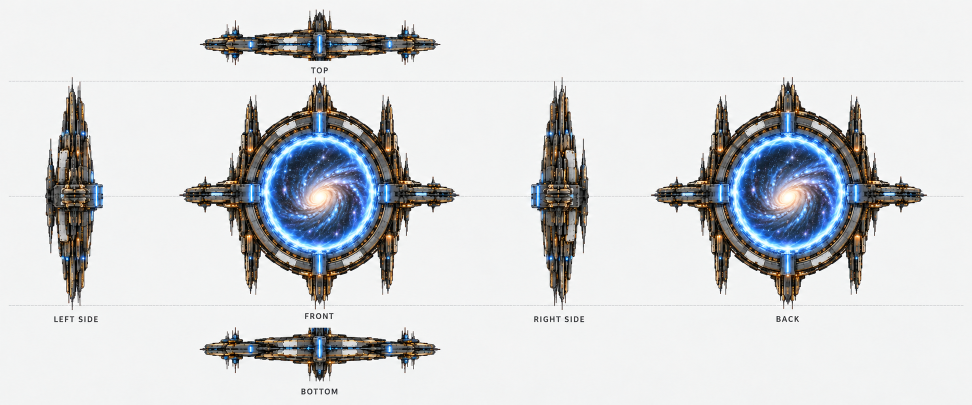
#> input picture client/art-src/ship-models/wormhole-hub-textured-v1/reference-sheet.png, 1944 x 809 px, given in place of small-fortune-reference.png, which was not available (shown at 1/2 size)
$ python build_model.py
#> lines starting #> are read from the running program, lines starting #| are printed output that depends on the picture; after the words box and inside, x2 and y2 are one past the last pixel; in counts of white or black regions, pixels touching at a corner belong together
### client/art-src/ship-models/trader-fleet-v1/build_models.py
"""Reconstruct the three approved trader concepts with the existing fleet pipeline.

Author coordinates follow the TOP drawing: sheet X/Y plus model-unit height.
Exported coordinates are Y up, -Z forward. Native reference pixels are packed
without enlargement; real closed geometry defines every silhouette and opening.
"""
from pathlib import Path
import argparse
import copy
import hashlib
import json
import math
import shutil
import sys

import numpy as np
from PIL import Image

ROOT = Path(__file__).resolve().parent
sys.path.insert(0, str(ROOT.parent / 'mining-fleet-v1'))
from reconstruction import Reconstruction
from texture_mapping import TextureMapping


SPECS = {
    'clean-slate': dict(name='Clean Slate', owner='Ines Varga', center=[246, 436],
        regions=dict(top=[22, 58, 470, 815], bottom=[513, 58, 953, 815],
                     front=[1057, 71, 1662, 277], back=[1052, 352, 1670, 545],
                     side=[958, 618, 1754, 815]),
        sideBaseline=755, sideHeightScale=44, sideRegistration=[[58, 435, 815], [965, 1363, 1750]],
        frontBaseline=228, backBaseline=490, elevationScale=46,
        paintCrop=[140, 275, 204, 363], accentCrop=[403, 293, 412, 345],
        glassCrop=[179, 145, 191, 155], cyanCrop=[1222, 476, 1241, 481],
        engineWallCrop=[1551, 710, 1700, 755],
        counts=dict(cargoBays=6, dockingCollars=2, mainEngines=2, bridges=1, cranes=0, guns=0)),
    'second-wind': dict(name='Second Wind', owner='Mags Halloran', center=[278, 437],
        regions=dict(top=[30, 56, 533, 819], bottom=[550, 55, 979, 820],
                     front=[1105, 24, 1715, 271], back=[1124, 290, 1712, 543],
                     side=[1021, 571, 1750, 815]),
        sideBaseline=748, sideHeightScale=42, sideRegistration=[[56, 275, 443, 819], [1030, 1147, 1225, 1745]],
        frontBaseline=219, backBaseline=475, elevationScale=42,
        starboardSide=[1284, 680, 1592, 793], engineSide=[1607, 666, 1748, 802],
        paintCrop=[236, 273, 295, 325], accentCrop=[232, 373, 240, 425],
        glassCrop=[125, 297, 137, 307], cyanCrop=[1224, 467, 1241, 481],
        engineWallCrop=[1449, 703, 1585, 756],
        counts=dict(cargoBays=1, dockingCollars=1, mainEngines=2, bridges=1, cranes=1, guns=0)),
    'small-fortune': dict(name='Small Fortune', owner='Rafi Mensah', center=[262, 429],
        regions=dict(top=[36, 47, 490, 810], bottom=[533, 48, 980, 811],
                     front=[1067, 49, 1681, 280], back=[1062, 327, 1682, 540],
                     side=[1019, 608, 1756, 800]),
        sideBaseline=753, sideHeightScale=42, sideRegistration=[[47, 321, 810], [1025, 1210, 1750]],
        frontBaseline=229, backBaseline=478, elevationScale=42,
        starboardSide=[1234, 630, 1420, 779], engineSide=[1486, 638, 1752, 783],
        paintCrop=[164, 268, 223, 326], accentCrop=[251, 273, 272, 330],
        glassCrop=[269, 162, 281, 172], cyanCrop=[1155, 473, 1170, 484],
        engineWallCrop=[1556, 714, 1680, 754],
        counts=dict(cargoBays=4, dockingCollars=1, mainEngines=2, bridges=1, cranes=0, guns=0)),
}
for slug, spec in SPECS.items():
    spec.update(id=slug, pixelsPerUnit=[38, 38],
        reference=f'{slug}-reference-v1/{slug}-reference.png',
        triangleBudget=[3500, 11000], patches={})


def extend_edges(rgb, iterations=28):
    """Pad atlas margins for texture filtering; retain native source texels."""
    tile = np.asarray(rgb, np.float32).copy()
    known = tile.min(axis=2) < 237
    for _ in range(iterations):
        weighted = np.pad(tile * known[:, :, None], ((1, 1), (1, 1), (0, 0)))
        valid = np.pad(known.astype(np.float32), 1)
        total, count = np.zeros_like(tile), np.zeros_like(known, np.float32)
        h, w = known.shape
        for dy, dx in ((0, 1), (1, 0), (1, 2), (2, 1), (0, 0), (0, 2), (2, 0), (2, 2)):
            total += weighted[dy:dy+h, dx:dx+w]
            count += valid[dy:dy+h, dx:dx+w]
        fill = ~known & (count > 0)
        tile[fill] = total[fill] / count[fill, None]
        known |= fill
    tile[~known] = (52, 58, 65)
    return tile


class Trader(TextureMapping, Reconstruction):
    def prepare_textures(self):
        folder = self.root / 'textures'
        folder.mkdir(parents=True, exist_ok=True)
        reference = self.root.parents[1] / self.spec['reference']
        shutil.copy2(reference, folder / 'reference-sheet.png')
        rgb = np.asarray(Image.open(reference).convert('RGB'), np.float32)
        atlas = np.full((2048, 2048, 3), (52, 58, 65), np.float32)
        for x0, y0, x1, y1 in self.spec['regions'].values():
            atlas[y0:y1, x0:x1] = extend_edges(rgb[y0:y1, x0:x1])
        strip_path = ROOT.parent / 'mining-fleet-v1/material-strip.png'
        strip = np.asarray(Image.open(strip_path).convert('RGB'), np.float32)
        patches = self.spec['patches']
        for i, (key, sx) in enumerate([('silver', 40), ('dark', 780), ('brass', 1510)]):
            x, y = 544+i*272, 960
            atlas[y:y+256, x:x+256] = strip[100:356, sx:sx+256]
            patches[key] = [x+8, y+8, x+248, y+248]
        trim_path = ROOT / 'material-trims-v2.png'
        trims = np.asarray(Image.open(trim_path).convert('RGB'), np.float32)
        column = list(SPECS).index(self.spec['id'])*512
        atlas[960:1984, :512] = trims[:, column:column+512]
        patches.update(paint=[8,968,504,1208], accent=[8,1232,504,1456],
                       glass=[8,1500,504,1666], service=[8,1700,504,1976],
                       enginewall=[8,968,504,1208])
        # A low side wall needs a long trim, not a cropped tall service door.
        service=Image.fromarray(trims[728:1024,column:column+512].astype('uint8'))
        atlas[1328:1424,544:1056]=np.asarray(service.resize((512,96),Image.Resampling.LANCZOS))
        patches['service']=[552,1332,1048,1420]
        # Tiny light pixels are intentionally constant-color emissive points;
        # they are never used as broad hull or cockpit material.
        x0,y0,x1,y1=self.spec['cyanCrop']
        atlas[1264:1264+y1-y0,544:544+x1-x0]=rgb[y0:y1,x0:x1]
        patches['cyan']=[544.5,1264.5,544+x1-x0-.5,1264+y1-y0-.5]
        r, g, b = atlas.transpose(2, 0, 1)
        # Colored paint never drives emission. Only small bright cyan lights do.
        cyan = np.clip((g-r-35)/95, 0, 1)*np.clip((b-r-45)/95, 0, 1)*np.clip((b-135)/100, 0, 1)
        value = atlas.mean(axis=2)/255
        rough, metal = np.where(value > .52, .59, .48), np.where(value > .52, .22, .43)
        warm = (r > b*1.3) & (r > 110) & (g > b*1.15)
        rough[warm], metal[warm] = .43, .44
        rough[cyan > .3], metal[cyan > .3] = .23, .09
        for data, name in [
            (atlas, self.textures[0]),
            (np.stack([np.ones_like(r), rough, metal], axis=2)*255, self.textures[1]),
            (atlas*cyan[:, :, None], self.textures[2])]:
            Image.fromarray(data.clip(0, 255).astype('uint8')).save(folder / name)
        self.materials[0]['name'] = self.spec['name'] + ' / painted hull and fittings'
        self.materials[1]['name'] = 'Ventral / ' + self.spec['name']
        self.sources = [reference, strip_path, trim_path]

    # [291 lines left out: functions export, loft, bolts, canopy, second_wind_command_module, docking and 4 more, not called in this run]


BUILDERS={'clean-slate':build_clean_slate,'second-wind':build_second_wind,'small-fortune':build_small_fortune}


def build_one(slug):
    out=ROOT.parent/(slug+'-textured-v1')
    out.mkdir(parents=True,exist_ok=True)
    model=Trader(out,copy.deepcopy(SPECS[slug]))
    model.prepare_textures()
    BUILDERS[slug](model)
    model.export()
    return out


# [7 lines that do not run on import are left out]

### client/art-src/ship-models/authority-arbiter-textured-v1/reconstruction.py
"""Authority Arbiter reconstruction using the existing NumPy fleet workflow.

Author X/Y is the plan plane, Z is height. Exported assets use Y up, -Z front.
Every physical face has non-collapsed reference UVs, including caps and walls.
"""
from pathlib import Path
from collections import defaultdict
import json
import hashlib
import math
import shutil
import struct
import numpy as np
from PIL import Image
from pipeline_geometry import unit, triangulate


class Reconstruction:
    def __init__(self, root, spec):
        self.root, self.spec = Path(root), spec
        self.parts, self.sockets = [], []
        self.current_assembly = 'hull'
        self.assemblies = {'hull': {'pivot': [0,0,0], 'role': 'static-armor'}}
        self.materials = []
        for name in ('Authority ivory, navy and antique gold', 'Ventral hangar and keel plating'):
            self.materials.append(dict(name=name, pbrMetallicRoughness=dict(
                baseColorFactor=[1, 1, 1, 1], metallicFactor=1, roughnessFactor=1,
                baseColorTexture={'index': 0}, metallicRoughnessTexture={'index': 1}),
                emissiveTexture={'index': 2}, emissiveFactor=[.65, .65, .65]))
        self.textures = [spec['id']+'-basecolor.jpg',spec['id']+'-metallic-roughness.png',spec['id']+'-emissive.png']
        self.texture_resolution=1024
        self.mapping_seed=0

    # [193 lines left out: functions point, prepare_textures, plan_uv, face_uv, mesh, slab and 3 more, not called in this run]

    def cylinder(self,name,a,b,r,style='silver',segments=12):
        a,b = np.array(a),np.array(b)
        self.lathe(name,a,b-a,[(0,r),(np.linalg.norm(b-a),r)],segments,style,style)

    # [4 lines left out: function socket, not called in this run]

    def assembly(self,name,pivot=(0,0,0),role='static-armor'):
        self.current_assembly=name
        self.assemblies[name]={'pivot':list(pivot),'role':role}

    # [96 lines left out: function export, not called in this run]

### client/art-src/ship-models/small-fortune-textured-v1/build_model.py
"""Rebuild Small Fortune with the shared trader reconstruction source."""
from pathlib import Path
import sys
sys.path.insert(0,str(Path(__file__).resolve().parent.parent/'trader-fleet-v1'))
from build_models import build_one
if __name__=='__main__':
    build_one('small-fortune')
#> the loop in prepare_textures, `for x0, y0, x1, y1 in self.spec['regions'].values():` made 1 pass
#> pass 1, in extend_edges, `tile = np.asarray(rgb, np.float32).copy()`:
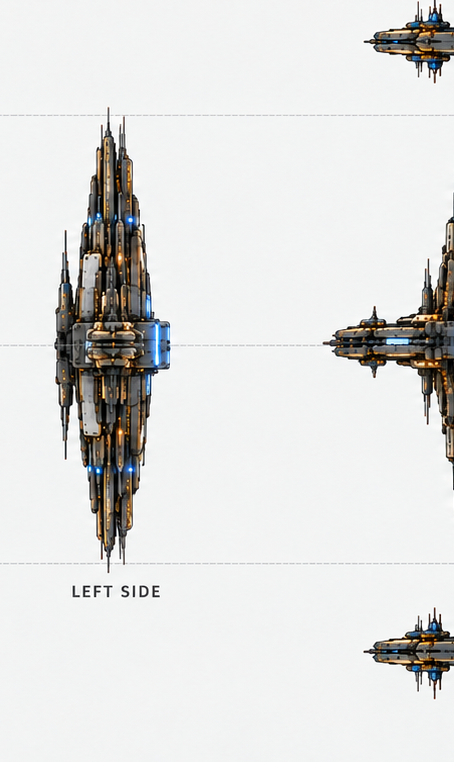
#> tile: shape (762, 454, 3) float32; mean of channels 0, 1, 2 222.6, 222.5, 221.5; drawn as R, G, B
#> pass 1, in extend_edges, `known = tile.min(axis=2) < 237`:
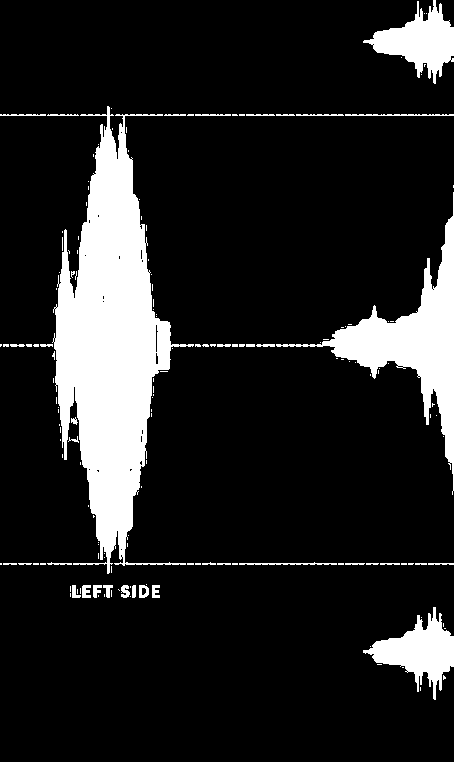
#> known: shape (762, 454) bool; 13.9% white; 161 white regions (123 under 20 px), largest, box (x1, y1, x2, y2) and area: (52, 106, 194, 574) 29087, (276, 192, 454, 495) 9708, (363, 607, 454, 700) 3468
#> after the loop in prepare_textures, `for x0, y0, x1, y1 in self.spec['regions'].values():`:
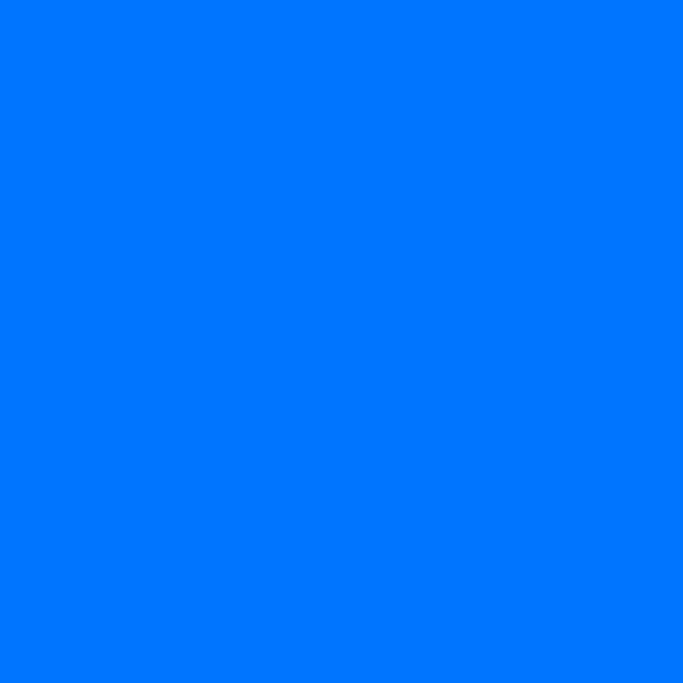
#> atlas: shape (2048, 2048, 3) float32 (shown at 1/3 size); mean R, G, B 49.2, 59.7, 64.1; drawn with min black and max white
#> (the run stopped early here; a loop or call above may not have finished)
